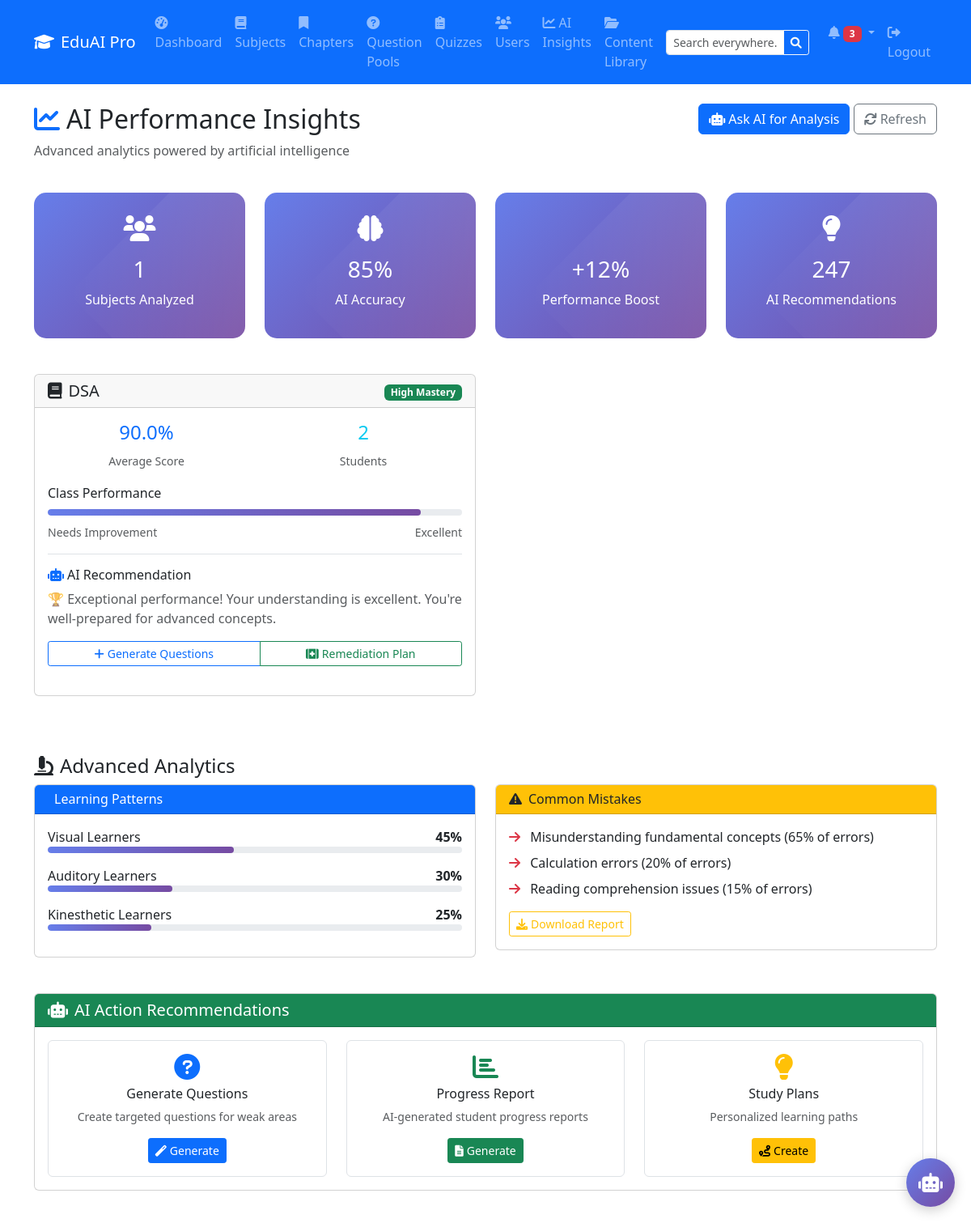
Page /admin/ai_insights (signed in) on the earlier database version.
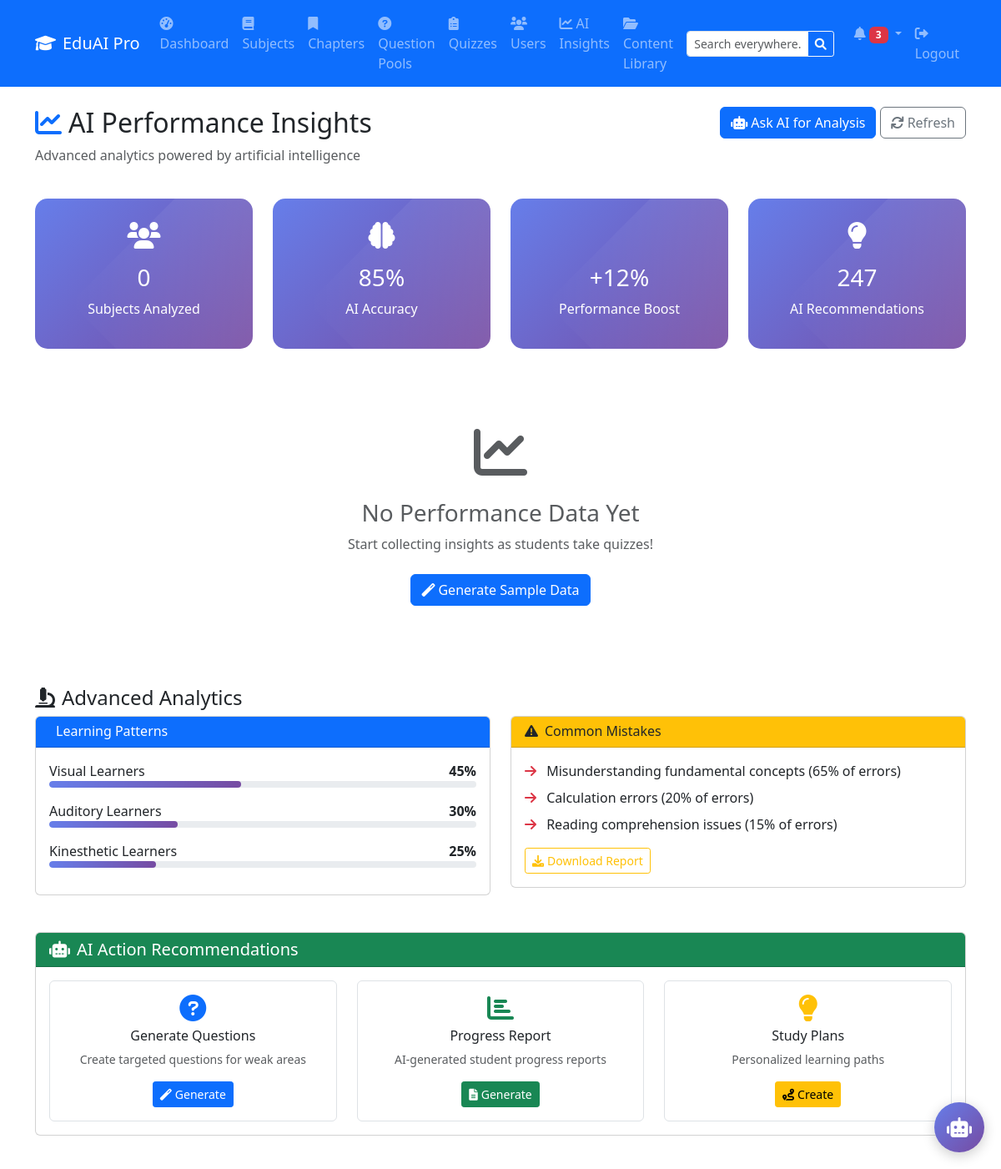
Same page on the later database version.
### models.py (models this page shows)
class Subject(db.Model):
    __tablename__ = 'subjects'
    id = db.Column(db.Integer, primary_key=True, autoincrement=True)
    name = db.Column(db.String(100), nullable=False)
    description = db.Column(db.Text)
    chapters = db.relationship('Chapter', backref='subject', lazy=True, cascade="all, delete-orphan")

### app.py (the view)
@app.route('/admin/ai_insights')
@admin_required
def admin_ai_insights():
    all_attempts = QuizAttempt.query.all()
    subject_performance = {}
    for attempt in all_attempts:
        subject_name = attempt.quiz.chapter.subject.name
        if subject_name not in subject_performance:
            subject_performance[subject_name] = []
        subject_performance[subject_name].append(attempt.percentage)
    insights = {}
    for subject, scores in subject_performance.items():
        avg_score = sum(scores) / len(scores) if scores else 0
        insights[subject] = {
            'average_score': avg_score,
            'student_count': len(scores),
            'mastery_level': 'high' if avg_score >= 80 else 'medium' if avg_score >= 60 else 'low',
            'ai_suggestion': ai_service.generate_personalized_feedback({'percentage': avg_score})
        }
    return render_template('admin/ai_insights.html', insights=insights)

### app.py (called while the page is built)
def admin_required(f):
    @wraps(f)
    def decorated_function(*args, **kwargs):
        if 'user_id' not in session:
            flash('Please log in to access this page', 'warning')
            return redirect(url_for('login'))
        user = db.session.get(User, session['user_id'])
        if not user or not user.is_admin:
            flash('You do not have permission to access this page', 'danger')
            return redirect(url_for('dashboard'))
        return f(*args, **kwargs)
    return decorated_function

### templates/admin/ai_insights.html (shortened to what the changed rows need)
{% extends 'base.html' %}
{% block content %}
<div class="row mb-4">
    <div class="col-md-8">
        <h2><i class="fas fa-chart-line me-2 text-primary"></i>AI Performance Insights</h2>
    </div>
</div>
<div class="row mb-4">
    <div class="col-md-3">
        <div class="ai-insight-card text-center">
            <div class="ai-insight-icon">
                <i class="fas fa-users"></i>
            </div>
            <h3>{{ insights|length if insights else 0 }}</h3>
            <p>Subjects Analyzed</p>
        </div>
    </div>
</div>
{% if insights %}
<div class="row">
    {% for subject_name, data in insights.items() %}
    <div class="col-md-6 mb-4">
        <div class="card h-100">
            <div class="card-header">
                <div class="row align-items-center">
                    <div class="col-md-8">
                        <h5 class="mb-0">
                            <i class="fas fa-book me-2"></i>{{ subject_name }}
                        </h5>
                    </div>
                    <div class="col-md-4 text-end">
                        <span class="badge
                            {% if data.mastery_level == 'high' %}bg-success
                            {% elif data.mastery_level == 'medium' %}bg-warning
                            {% else %}bg-danger{% endif %}">
                            {{ data.mastery_level.title() }} Mastery
                        </span>
                    </div>
                </div>
            </div>
            <div class="card-body">
                <div class="row mb-3">
                    <div class="col-6">
                        <div class="text-center">
                            <h4 class="text-primary">{{ data.average_score|round(1) }}%</h4>
                            <small class="text-muted">Average Score</small>
                        </div>
                    </div>
                    <div class="col-6">
                        <div class="text-center">
                            <h4 class="text-info">{{ data.student_count }}</h4>
                            <small class="text-muted">Students</small>
                        </div>
                    </div>
                </div>
                <div class="mb-3">
                    <label class="form-label">Class Performance</label>
                    <div class="ai-progress-bar">
                        <div class="ai-progress-fill" data-width="{{ data.average_score }}"></div>
                    </div>
                    <div class="d-flex justify-content-between small text-muted">
                        <span>Needs Improvement</span>
                        <span>Excellent</span>
                    </div>
                </div>
                <div class="border-top pt-3">
                    <h6><i class="fas fa-robot text-primary me-1"></i>AI Recommendation</h6>
                    <p class="text-muted mb-3">{{ data.ai_suggestion }}</p>
                    <div class="btn-group btn-group-sm w-100">
                        <button class="btn btn-outline-primary" onclick="generateQuestions('{{ subject_name }}')">
                            <i class="fas fa-plus me-1"></i>Generate Questions
                        </button>
                        <button class="btn btn-outline-success" onclick="createRemediation('{{ subject_name }}')">
                            <i class="fas fa-first-aid me-1"></i>Remediation Plan
                        </button>
                    </div>
                </div>
            </div>
        </div>
    </div>
    {% endfor %}
</div>
{% else %}
<div class="row">
    <div class="col-md-12">
        <div class="text-center py-5">
            <i class="fas fa-chart-line fa-4x text-muted mb-4"></i>
            <h3 class="text-muted">No Performance Data Yet</h3>
            <p class="text-muted mb-4">Start collecting insights as students take quizzes!</p>
            <button class="btn btn-primary" onclick="simulateData()">
                <i class="fas fa-magic me-1"></i>Generate Sample Data
            </button>
        </div>
    </div>
</div>
{% endif %}
{% endblock %}

Differences in the rows shown:
removed Subject: name "DSA", mastery_level "High", average_score "90.0", student_count "2", ai_suggestion "🏆 Exceptional performance! Your understanding is excellent. You're well-prepared for advanced concepts."
Other differences:
{{ insights|length if insights else 0 }}: "1" → "0"
text now shown: "No Performance Data Yet Start collecting insights as students take quizzes! Generate Sample Data"
